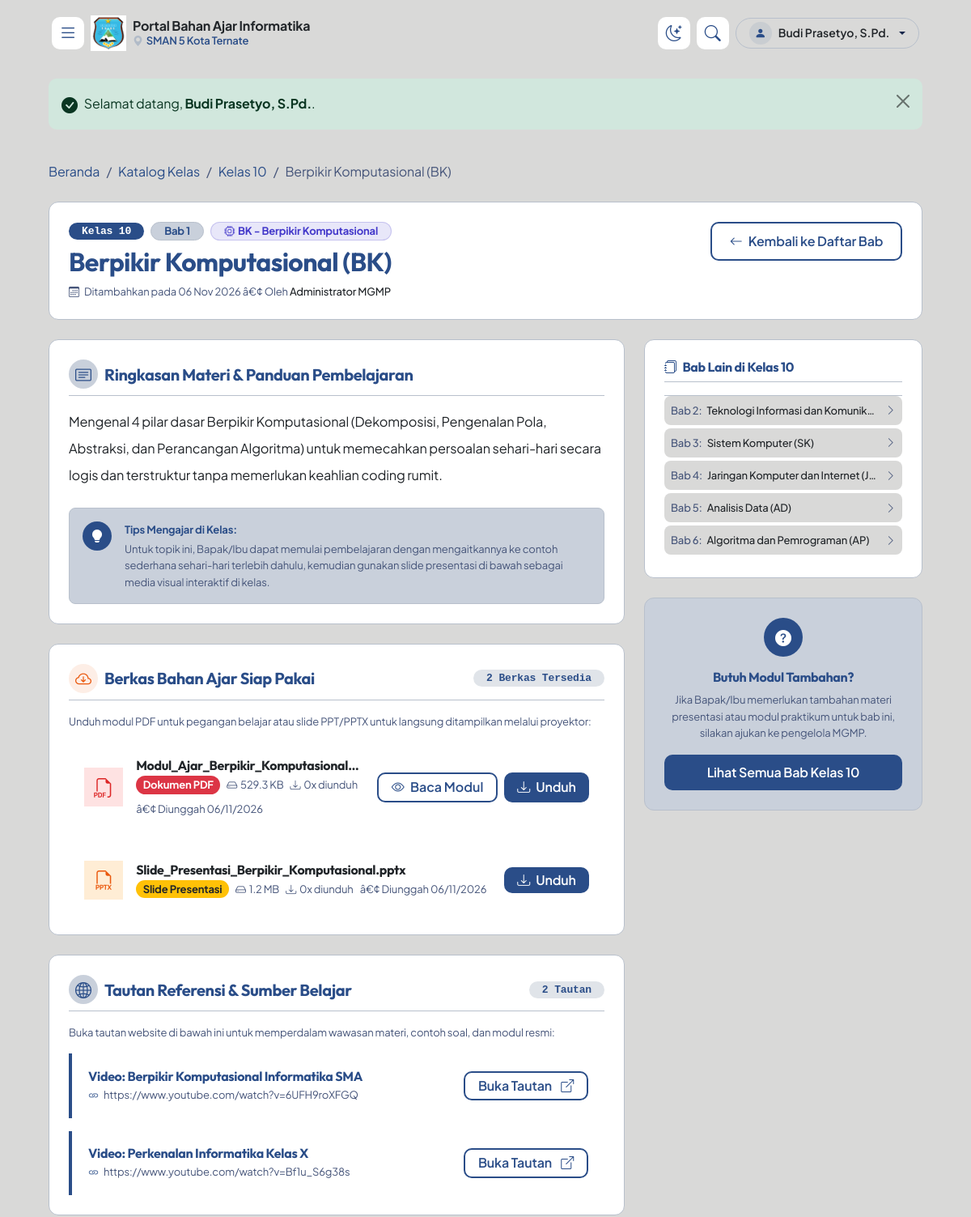
Before: /guru/topik.php?id=1 (signed in, upper part) with the older database file.
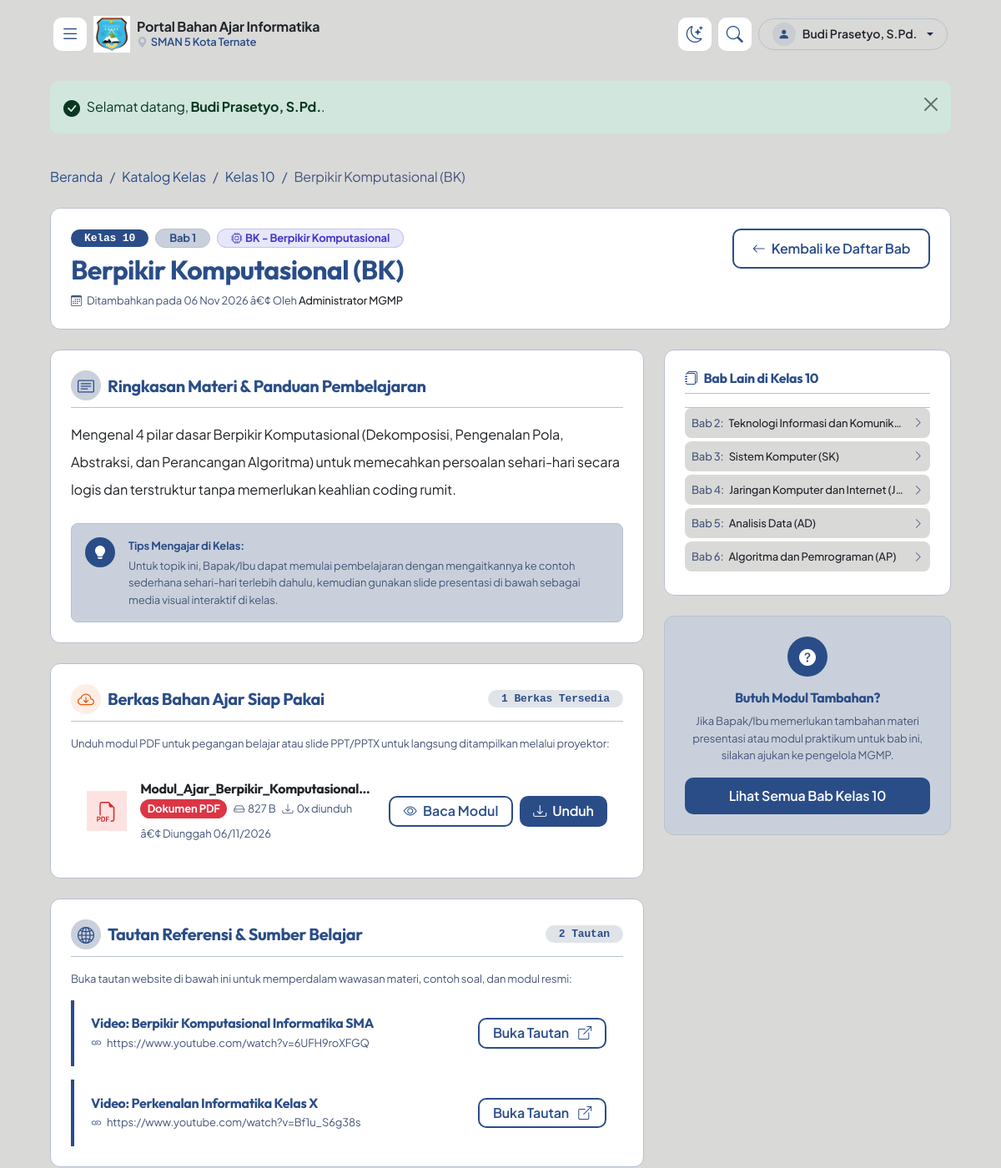
After: the same page with the newer database file.
### tables this page shows
CREATE TABLE `file_materi` (
  `id` INT AUTO_INCREMENT PRIMARY KEY,
  `topik_id` INT NOT NULL,
  `nama_file` VARCHAR(255) NOT NULL,
  `path_file` VARCHAR(255) NOT NULL,
  `tipe_file` VARCHAR(10) NOT NULL,
  `ukuran_file` INT NOT NULL,
  `download_count` INT NOT NULL DEFAULT 0,
  `uploaded_by` INT DEFAULT NULL,
  `uploaded_at` DATETIME DEFAULT CURRENT_TIMESTAMP,
  CONSTRAINT `fk_file_topik` FOREIGN KEY (`topik_id`) REFERENCES `topik` (`id`) ON DELETE CASCADE,
  CONSTRAINT `fk_file_user` FOREIGN KEY (`uploaded_by`) REFERENCES `users` (`id`) ON DELETE SET NULL
);

CREATE TABLE `referensi` (
  `id` INT AUTO_INCREMENT PRIMARY KEY,
  `topik_id` INT NOT NULL,
  `judul_link` VARCHAR(255) NOT NULL,
  `url` VARCHAR(500) NOT NULL,
  CONSTRAINT `fk_referensi_topik` FOREIGN KEY (`topik_id`) REFERENCES `topik` (`id`) ON DELETE CASCADE
);

CREATE TABLE `topik` (
  `id` INT AUTO_INCREMENT PRIMARY KEY,
  `kelas_id` INT NOT NULL,
  `judul_topik` VARCHAR(255) NOT NULL,
  `elemen` VARCHAR(20) NOT NULL DEFAULT 'BK',
  `deskripsi` TEXT DEFAULT NULL,
  `urutan` INT NOT NULL DEFAULT 1,
  `created_by` INT DEFAULT NULL,
  `created_at` DATETIME DEFAULT CURRENT_TIMESTAMP,
  CONSTRAINT `fk_topik_kelas` FOREIGN KEY (`kelas_id`) REFERENCES `kelas` (`id`) ON DELETE CASCADE,
  CONSTRAINT `fk_topik_user` FOREIGN KEY (`created_by`) REFERENCES `users` (`id`) ON DELETE SET NULL
);

### includes/functions.php (called while the page is built, shortened)
<?php
require_once __DIR__ . '/config.php';
function e($string) {
    return htmlspecialchars((string)$string, ENT_QUOTES, 'UTF-8');
}
function format_bytes($bytes, $precision = 1) {
    $units = ['B', 'KB', 'MB', 'GB'];
    $bytes = max($bytes, 0);
    $pow = floor(($bytes ? log($bytes) : 0) / log(1024));
    $pow = min($pow, count($units) - 1);
    $bytes /= pow(1024, $pow);
    return round($bytes, $precision) . ' ' . $units[$pow];
}
function get_file_badge($extension) {
    $ext = strtolower($extension);
    switch ($ext) {
        case 'pdf':
            return [
                'icon' => 'bi-filetype-pdf',
                'bg' => 'bg-danger text-white',
                'label' => 'Dokumen PDF',
                'badge_class' => 'badge-pdf'
            ];
        case 'ppt':
        case 'pptx':
            return [
                'icon' => 'bi-filetype-pptx',
                'bg' => 'bg-warning text-dark',
                'label' => 'Slide Presentasi',
                'badge_class' => 'badge-ppt'
            ];
    }
}

### includes/config.php (called while the page is built, shortened)
<?php
function base_url($path = '') {
    $p = ltrim(str_replace('\\', '/', $path), '/');
    return BASE_PATH . '/' . $p;
}

### guru/topik.php (the view, shortened to what the changed rows need)
<?php
require_once __DIR__ . '/../includes/config.php';
require_once __DIR__ . '/../includes/db.php';
require_once __DIR__ . '/../includes/functions.php';
$topik_id = isset($_GET['id']) ? (int)$_GET['id'] : 0;
$stmtTopik = $pdo->prepare("
    SELECT t.*, k.nama_kelas, k.tingkat, u.nama as nama_pembuat
    FROM topik t
    JOIN kelas k ON t.kelas_id = k.id
    LEFT JOIN users u ON t.created_by = u.id
    WHERE t.id = ?
    LIMIT 1
");
$stmtTopik->execute([$topik_id]);
$topik = $stmtTopik->fetch();
$stmtFile = $pdo->prepare("SELECT * FROM file_materi WHERE topik_id = ? ORDER BY id ASC");
$stmtFile->execute([$topik_id]);
$daftarFile = $stmtFile->fetchAll();
$stmtRef = $pdo->prepare("SELECT * FROM referensi WHERE topik_id = ? ORDER BY id ASC");
$stmtRef->execute([$topik_id]);
$daftarReferensi = $stmtRef->fetchAll();
$stmtBabLain = $pdo->prepare("
    SELECT id, judul_topik, urutan
    FROM topik
    WHERE kelas_id = ? AND id != ?
    ORDER BY urutan ASC, id ASC
");
$stmtBabLain->execute([$topik['kelas_id'], $topik_id]);
$daftarBabLain = $stmtBabLain->fetchAll();
require_once __DIR__ . '/../includes/header.php';
?>
<div class="container py-4">
    <div class="card card-modern p-4 mb-4 bg-white" style="border-radius: var(--radius-lg); border: 1px solid var(--border-subtle);">
        <div class="d-flex flex-column flex-md-row justify-content-between align-items-md-start gap-3">
            <div>
                <h2 class="fw-bold mb-2" style="color: var(--color-primary);"><?= e($topik['judul_topik']) ?></h2>
            </div>
        </div>
    </div>
    <div class="row g-4">
        <div class="col-lg-8">
            <div class="card card-modern p-4 mb-4 bg-white" style="border-radius: var(--radius-lg); border: 1px solid var(--border-subtle);">
                <div class="d-flex justify-content-between align-items-center mb-3 pb-2 border-bottom" style="border-color: var(--border-subtle) !important;">
                    <div class="d-flex align-items-center gap-2">
                        <div class="rounded-circle p-2 d-flex align-items-center justify-content-center" style="width: 36px; height: 36px; background: rgba(234, 88, 12, 0.1); color: #ea580c;">
                        </div>
                        <h5 class="fw-bold mb-0" style="color: var(--color-primary);">Berkas Bahan Ajar Siap Pakai</h5>
                    </div>
                    <span class="badge rounded-pill px-3 py-1 font-monospace" style="background-color: var(--color-accent-soft); color: var(--color-primary);">
                        <?= count($daftarFile) ?> Berkas Tersedia
                    </span>
                </div>
                <?php if (empty($daftarFile)): ?>
                    <div class="card card-modern text-center py-4" style="background: var(--color-ice); border: 1px dashed var(--border-subtle);">
                        <i class="bi bi-file-earmark-x text-muted display-6 d-block mb-2"></i>
                        <p class="text-muted mb-0 small">Belum ada berkas modul atau slide yang diunggah untuk bab ini.</p>
                    </div>
                <?php else: ?>
                    <div class="d-flex flex-column gap-3">
                        <?php foreach ($daftarFile as $file):
                            $ext = strtolower($file['tipe_file']);
                            $is_pdf = ($ext === 'pdf');
                            $badge = get_file_badge($ext);
                            $file_url = base_url('guru/preview.php?id=' . $file['id']);
                            $unduh_url = base_url('guru/unduh.php?id=' . $file['id']);
                        ?>
                        <div class="file-card-item">
                            <div class="d-flex align-items-center gap-3 overflow-hidden">
                                <div class="file-icon-box <?= $is_pdf ? 'file-icon-pdf' : 'file-icon-ppt' ?>">
                                    <i class="bi <?= $badge['icon'] ?>"></i>
                                </div>
                                <div class="overflow-hidden">
                                    <h6 class="fw-bold text-dark mb-1 text-truncate" title="<?= e($file['nama_file']) ?>">
                                        <?= e($file['nama_file']) ?>
                                    </h6>
                                    <div class="d-flex flex-wrap gap-2 align-items-center small text-muted">
                                        <span class="badge rounded-pill <?= $badge['bg'] ?>"><?= $badge['label'] ?></span>
                                        <span><i class="bi bi-hdd me-1"></i><?= format_bytes($file['ukuran_file']) ?></span>
                                        <span><i class="bi bi-download me-1"></i><?= (int)($file['download_count'] ?? 0) ?>x diunduh</span>
                                        <span>â€¢ Diunggah <?= date('d/m/Y', strtotime($file['uploaded_at'])) ?></span>
                                    </div>
                                </div>
                            </div>
                            <div class="d-flex gap-2 ms-3 flex-shrink-0">
                                <?php if ($is_pdf): ?>
                                    <button type="button" class="btn-pill btn-pill-outline btn-sm py-1 px-3 btn-preview-pdf" data-url="<?= $file_url ?>" data-title="<?= e($file['nama_file']) ?>" data-download="<?= $unduh_url ?>" title="Baca langsung di browser">
                                        <i class="bi bi-eye"></i> <span class="d-none d-sm-inline">Baca Modul</span>
                                    </button>
                                <?php endif; ?>
                                <a href="<?= $unduh_url ?>" class="btn-pill btn-pill-primary btn-sm py-1 px-3" title="Unduh berkas ke komputer">
                                    <i class="bi bi-download"></i> Unduh
                                </a>
                            </div>
                        </div>
                        <?php endforeach; ?>
                    </div>
                <?php endif; ?>
            </div>
            <div class="card card-modern p-4 mb-4 bg-white" style="border-radius: var(--radius-lg); border: 1px solid var(--border-subtle);">
                <?php if (empty($daftarReferensi)): ?>
                    <div class="card card-modern text-center py-4" style="background: var(--color-ice); border: 1px dashed var(--border-subtle);">
                        <i class="bi bi-link-45deg text-muted display-6 d-block mb-2"></i>
                        <p class="text-muted mb-0 small">Belum ada link referensi yang ditautkan untuk topik ini.</p>
                    </div>
                <?php else: ?>
                    <div class="d-flex flex-column gap-3">
                        <?php foreach ($daftarReferensi as $ref): ?>
                        <div class="reference-card-item">
                            <div class="overflow-hidden">
                                <h6 class="fw-bold text-dark mb-1">
                                    <a href="<?= e($ref['url']) ?>" target="_blank" rel="noopener noreferrer" class="text-decoration-none" style="color: var(--color-primary);">
                                        <?= e($ref['judul_link']) ?>
                                    </a>
                                </h6>
                                <div class="text-muted small text-truncate" style="max-width: 450px;">
                                    <i class="bi bi-link me-1" style="color: var(--color-primary);"></i> <?= e($ref['url']) ?>
                                </div>
                            </div>
                            <a href="<?= e($ref['url']) ?>" target="_blank" rel="noopener noreferrer" class="btn-pill btn-pill-outline btn-sm py-1 px-3 flex-shrink-0">
                                Buka Tautan <i class="bi bi-box-arrow-up-right ms-1"></i>
                            </a>
                        </div>
                        <?php endforeach; ?>
                    </div>
                <?php endif; ?>
            </div>
        </div>
        <div class="col-lg-4">
            <div class="card card-modern p-4 mb-4 bg-white" style="border-radius: var(--radius-lg); border: 1px solid var(--border-subtle);">
                <?php if (empty($daftarBabLain)): ?>
                    <p class="text-muted small mb-0">Hanya terdapat 1 bab ini di <?= e($topik['nama_kelas']) ?>.</p>
                <?php else: ?>
                    <div class="list-group list-group-flush">
                        <?php foreach ($daftarBabLain as $bl): ?>
                            <a href="<?= base_url('guru/topik.php?id=' . $bl['id']) ?>" class="list-group-item list-group-item-action px-2 py-2 border-0 rounded-3 mb-1 d-flex justify-content-between align-items-center">
                                <span class="small fw-medium text-dark text-truncate pe-2">
                                    <span class="text-muted me-1">Bab <?= $bl['urutan'] ?>:</span> <?= e($bl['judul_topik']) ?>
                                </span>
                                <i class="bi bi-chevron-right text-muted small"></i>
                            </a>
                        <?php endforeach; ?>
                    </div>
                <?php endif; ?>
            </div>
        </div>
    </div>
</div>
<?php require_once __DIR__ . '/../includes/footer.php'; ?>

Changed rows visible on the page:
removed file_materi: nama_file "Slide_Presentasi_Berpikir_Komputasional.pptx", tipe_file "Slide Presentasi", ukuran_file "1.2 MB", download_count "0", uploaded_at "06/11/2026"
changed file_materi "Dokumen PDF": ukuran_file "529.3 KB" → "827 B"
Other visible differences:
count($daftarFile): "2" → "1"
